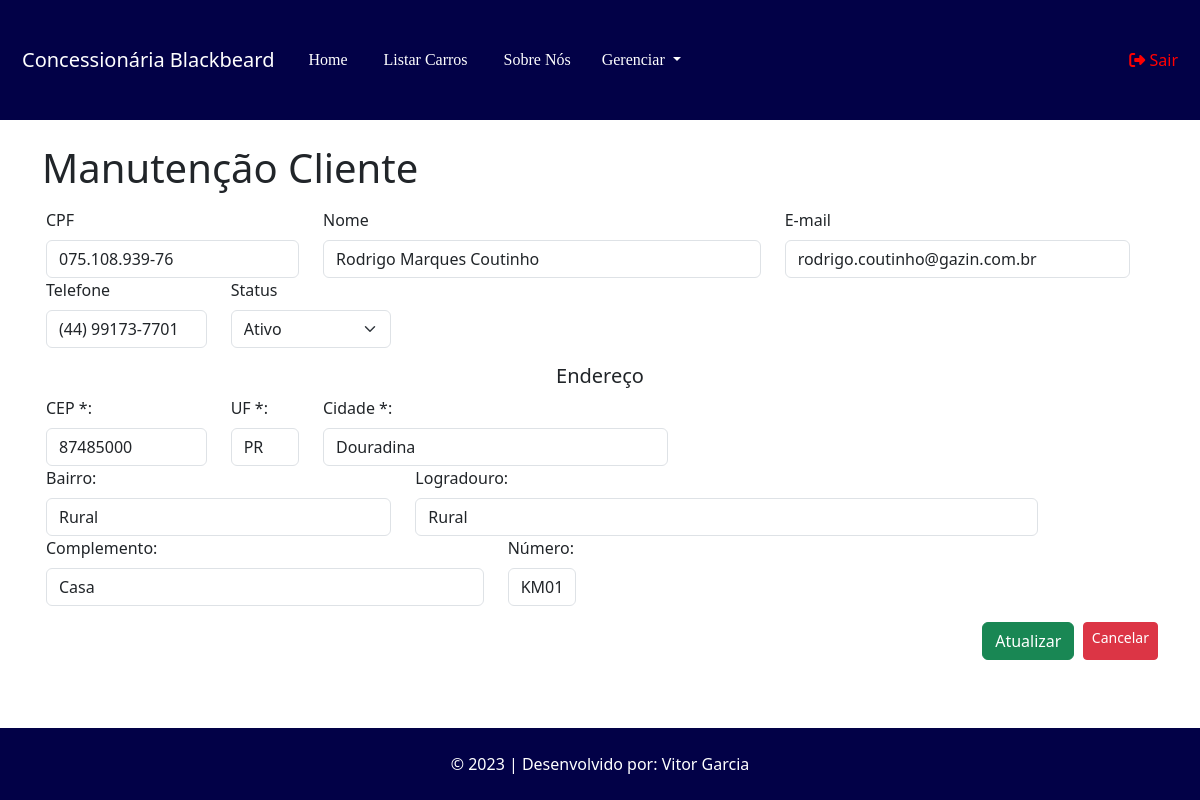
The app's page /cliente/edicao/1 (signed in) with its own data.
### tables this page shows
CREATE TABLE `cliente` (
  `id` int(11) NOT NULL,
  `nome` varchar(100) NOT NULL,
  `telefone` varchar(20) NOT NULL,
  `email` varchar(100) NOT NULL,
  `cpf` char(15) NOT NULL,
  `status` varchar(12) NOT NULL,
  `cep` varchar(10) DEFAULT NULL,
  `uf` varchar(2) DEFAULT NULL,
  `cidade` varchar(255) DEFAULT NULL,
  `bairro` varchar(255) DEFAULT NULL,
  `logradouro` varchar(255) DEFAULT NULL,
  `complemento` varchar(255) DEFAULT NULL,
  `numero` varchar(10) DEFAULT NULL
);

### App/Controllers/Controller.php (called while the page is built, shortened)
<?php
abstract class Controller
{
    private $viewVar;
    public function render($view)
    {
        $viewVar = $this->getViewVar();
        require_once PATH . '/App/Views/layouts/cabecalho.php';
        require_once PATH . '/App/Views/layouts/menu.php';
        require_once PATH . '/App/Views/' . $view . '.php';
        require_once PATH . '/App/Views/layouts/rodape.php';
    }
    public function getViewVar()
    {
        return $this->viewVar;
    }
    public function setViewParam($varName, $varValue)
    {
        if ($varName != "" && $varValue != "") {
            $this->viewVar[$varName] = $varValue;
        }
    }
}

### App/Controllers/ClienteController.php (called while the page is built, shortened)
<?php
class ClienteController extends Controller
{
    public function edicao($params){
        $idCliente = $params[0];
        $clienteDAO = new ClienteDAO();
        $cliente = $clienteDAO->listar($idCliente);
        $this->render('/cliente/editar');
    }
}

### index.php (called while the page is built, shortened)
<?php
try {
    $app = new App();
    $app->run();
}catch (\Exception $e){
    $oError = new Erro($e);
    $oError->render();
}

### App/Lib/Conexao.php (called while the page is built, shortened)
<?php
class Conexao
{
    private static $connection;
    public static function getConnection()
    {
        $pdoConfig = DB_DRIVER . ":" . "host=" . DB_HOST . ";";
        $pdoConfig .= "dbname=" . DB_NAME . ";";
        try {
            if (!isset(self::$connection)) {
                self::$connection = new PDO($pdoConfig, DB_USER, DB_PASSWORD);
                self::$connection->setAttribute(PDO::ATTR_ERRMODE, PDO::ERRMODE_EXCEPTION);
            }
            return self::$connection;
        } catch (PDOException $e) {
            throw new Exception("Erro de conexão com o banco de dados", 500);
        }
    }
}

### App/Models/DAO/BaseDAO.php (called while the page is built, shortened)
<?php
abstract class BaseDAO
{
    private $conexao;
    public function __construct()
    {
        $this->conexao = Conexao::getConnection();
    }
    public function select($sql)
    {
        if (!empty($sql)) {
            return $this->conexao->query($sql);
        }
    }
}

### App/Models/DAO/ClienteDAO.php (called while the page is built, shortened)
<?php
class ClienteDAO extends BaseDAO{
    public function listar($id = null){
        if($id){
            $resultado = $this->select(
                "SELECT * FROM cliente WHERE id = $id"
            );
            return $resultado->fetchObject(Cliente::class);
        } else {
            $resultado = $this->select(
                'SELECT * FROM cliente'
            );
            return $resultado->fetchAll(\PDO::FETCH_CLASS, Cliente::class);
        }
        return false;
    }
}
?>

### App/Models/Entidades/Cliente.php (called while the page is built, shortened)
<?php
class Cliente{
     private $id;
     private $nome;
     private $telefone;
     private $email;
     private $cpf;
     private $status;
     private $cep;
     private $uf;
     private $cidade;
     private $bairro;
     private $logradouro;
     private $complemento;
     private $numero;
     public function getId(){
        return $this->id;
   }
   function getNome(){
        return $this->nome;
   }
   public function getTelefone(){
        return $this->telefone;
   }
   public function getEmail(){
        return $this->email;
   }
   public function getCpf(){
         return $this->cpf;
   }
   public function getStatus(){
        return $this->status;
   }
   public function getCep(){
     return $this->cep;
   }
   public function getUf(){
       return $this->uf;
   }
   public function getCidade(){
       return $this->cidade;
   }
   public function getBairro(){
       return $this->bairro;
   }
   public function getLogradouro(){
       return $this->logradouro;
   }
   public function getComplemento(){
       return $this->complemento;
   }
   public function getNumero(){
       return $this->numero;
   }
}
?>

### App/Views/cliente/editar.php (the view, shortened to what this page needs)
<?php
$cliente = $viewVar['cliente'];
$clienteDAO = new ClienteDAO();
$cliente = $clienteDAO->listar($cliente->getId());
if (isset($_SESSION['login'])) {
?>
<div class="container">
  <br>
    <h1>Manutenção Cliente</h1>
  <br>
  <form action="http://<?php echo APP_HOST; ?>/cliente/atualizar" method="post" class="row g-3">
    <div class="row">
        <div class="col-md-3">
                <label for="inputCpf" class="form-label">CPF</label>
                <input type="text" name="cpf" id="cpf" class="form-control" value="<?php echo $cliente->getCPF();?>" onkeyup="cpfCheck(this)" maxlength="14" onkeydown="javascript: fMasc( this, mCPF );" required><span id="cpfResponse"></span>
        </div>
      <div class="col-md-5">
      <label for="inputNome" class="form-label">Nome</label>
        <input type="text" class="form-control" id="inputNome" name="nome" value="<?php echo $cliente->getNome();?>" required>
      </div>
      <div class="col-md-4">
      <label for="inputEmail" class="form-label">E-mail</label>
        <input type="email" class="form-control" id="inputEmail" name="email" value="<?php echo $cliente->getEmail();?>" required>
      </div>
    </div>
    <div class="row">
        <div class="col-md-2">
          <label for="inputTelefone" class="form-label">Telefone</label>
          <input type="tel" class="form-control" id="inputTelefone" name="telefone" value="<?php echo $cliente->getTelefone();?>" required>
        </div>
        <div class="col-md-2">
          <label for="selectStatus" class="form-label">Status</label>
            <select class="form-select" aria-label="Status" id="selectStatus" name="status">
              <option <?php echo ($cliente->getStatus() == "Ativo" ) ? "selected" : null ; ?> value="Ativo">Ativo</option>
            </select>
        </div>
      </div>
    <h5 class="text-center">Endereço</h5>
            <div class="row">
                <div class="col-md-2">
                    <label for="cep" class="form-label">CEP *: </label>
                    <input type="text" class="form-control" name="cep" id="cep" maxlength="8" placeholder="Somente Números" onblur="pesquisacep(this.value);" value="<?php echo $cliente->getCEP();?>" required>
                </div>
                <div class="form-group col-md-1">
                <label for="uf" class="form-label">UF *: </label>
                    <input type="text" class="form-control disabled" name="uf" value="<?php echo $cliente->getUF();?>" id="uf" size="2" maxlength="2" readonly>
                </div>
                <div class="form-group col-md-4">
                <label for="cidade" class="form-label">Cidade *: </label>
                    <input type="text" class="form-control" name="cidade" id="cidade" value="<?php echo $cliente->getCidade();?>" readonly>
                </div>
            </div>
            <div class="row">
                <div class="form-group col-md-4">
                    <label for="bairro"class="form-label">Bairro: </label>
                    <input type="text" class="form-control" name="bairro" id="bairro" value="<?php echo $cliente->getBairro();?>">
                </div>
                <div class="form-group col-md-7">
                    <label for="logradouro"class="form-label">Logradouro: </label>
                    <input type="text" class="form-control" name="logradouro" id="logradouro" value="<?php echo $cliente->getLogradouro();?>">
                </div>
            </div>
            <div class="row">
                <div class="form-group col-md-5">
                    <label for="complemento"class="form-label">Complemento: </label>
                    <input type="text" class="form-control" name="complemento" id="complemento" value="<?php echo $cliente->getComplemento();?>" >
                </div>
                <div class="form-group col-md-1">
                    <label for="numero"class="form-label">Número: </label>
                    <input type="text" class="form-control" name="numero" id="numero" value="<?php echo $cliente->getNumero();?>">
                </div>
            </div>
    <div class="col-md-12 d-flex justify-content-end">
      <button type="submit" class="btn btn-success">Atualizar</button>&nbsp&nbsp
      <a href="http://<?php echo APP_HOST; ?>/cliente/pesquisar" class="btn btn-danger btn-sm">Cancelar</a>
   </div>
  </form>
  <br>
</div>
<?php
    }
?>

### records on screen
cliente: cpf "075.108.939-76", nome "Rodrigo Marques Coutinho", email "rodrigo.coutinho@gazin.com.br", telefone "(44) 99173-7701", status "Ativo", cep "87485000", uf "PR", cidade "Douradina", bairro "Rural", logradouro "Rural", complemento "Casa", numero "KM01"
